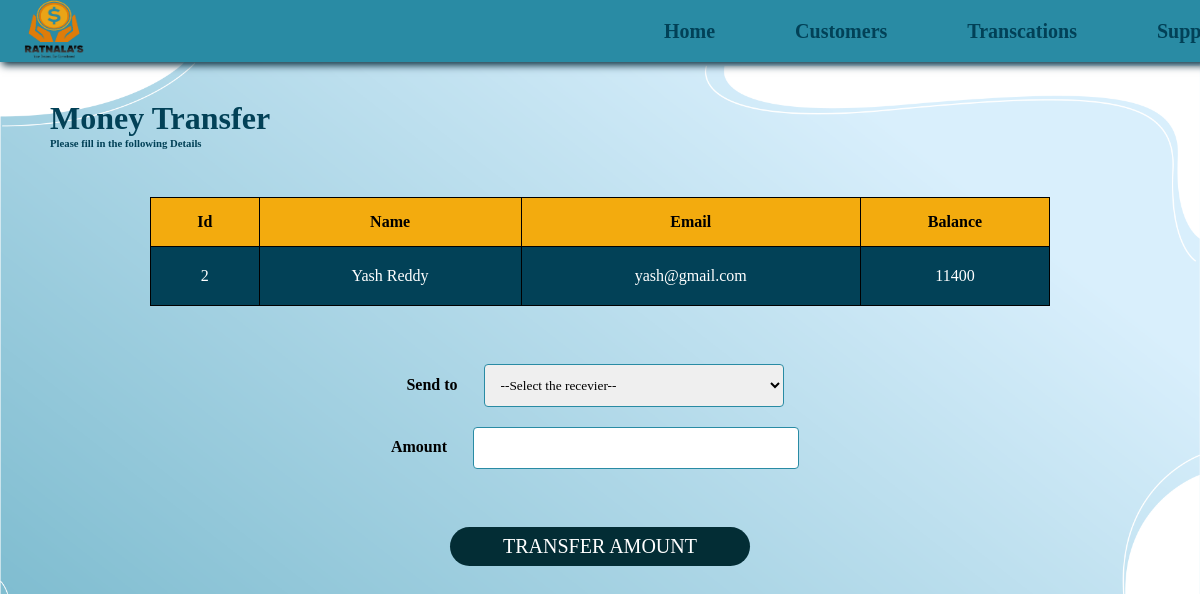
Page /moneytransfer.php?Id=2 on the committed database.
### tables this page shows
CREATE TABLE `customers` (
  `id` int(2) NOT NULL,
  `Name` varchar(20) NOT NULL,
  `Account Number` int(10) NOT NULL,
  `Email` varchar(50) NOT NULL,
  `Balance` float NOT NULL
);

### moneytransfer.php (the view, shortened to what this page needs)
<!DOCTYPE html>
<html lang="en">
<head>
    <link rel="stylesheet" href="./CSS/style1.css">
</head>
<body>
    <div class="nav-bar">
        <div class="profile">
            <a href="#"><img src="./Images/logo.png" alt="Person" width="60" height="60"></a>
        </div>
        <ul class="nav-bar-list">
            <li class="nav-item"><a href="./index.php">Home</a></li>
            <li class="nav-item"><a href="./customers.php">Customers</a></li>
            <li class="nav-item"><a href="./history.php">Transcations</a></li>
            <li class="nav-item"><a href="./support.html">Support</a></li>
        </ul>
    </div>
    <div class="head">
        <h1>Money Transfer</h1>
        <h6>Please fill in the following Details</h6>
    </div>
    <div style="text-align:center;">
        <?php
        include 'connection.php';
        $Id = $_GET['Id'];
        $sql = "SELECT * FROM  customers where Id=$Id";
        $result = mysqli_query($conn, $sql);
        $rows = mysqli_fetch_assoc($result);
        ?>
        <form method="post" Name="tcredit" class="tabletext"><br>
            <div class="container">
                <table class="customers-table">
                    <tr class="table-head">
                        <th>Id</th>
                        <th>Name</th>
                        <th>Email</th>
                        <th>Balance</th>
                    </tr>
                    <tr>
                        <td><?php echo $rows['id'] ?></td>
                        <td><?php echo $rows['Name'] ?></td>
                        <td><?php echo $rows['Email'] ?></td>
                        <td><?php echo $rows['Balance'] ?></td>
                    </tr>
                </table>
            </div>
            <br>
            <label><b>Send to</b></label>
            <select Name="to" class="form-control" required>
                <option value="" disabled selected>--Select the recevier--</option>
            </select>
            <br>
            <label><b>Amount</b></label>
            <input type="number" Name="amount" class="sup-number" required>
            <br>
            <br>
            <div>
                <button class="mt-btn" Name="submit" type="submit">Transfer Amount</button>
            </div>
        </form>
    </div>
</body>
</html>

### CSS/style1.css (style rules this page uses)
* { margin: 0; padding: 0; font-family: poppins; }
body { background: url(./bg.png); background-size: cover; background-repeat: no-repeat; background-position: left; background-attachment: fixed; font-family: sans-serif; }
a { text-decoration: none; }
ul li { list-style-type: none; }
.head { margin-top: 100px; margin-left: 50px; color: rgb(2, 65, 87); }
.nav-bar { background: #298ba4; display: flex; justify-content: space-between; align-items: center; padding: 1rem 1.5rem; box-shadow: 2px 3px 8px rgb(1, 39, 56); position: fixed; top: 0; left: 0; z-index: 1; overflow: hidden; width: 100%; height: 30px; position: fixed; }
.nav-bar-list { display: flex; align-items: right; margin-right: 150px; margin-left: 500px; font-size: 20px; right: 2%; }
.nav-item { margin-left: 5rem; float: right; }
.nav-bar-list a { font-weight: 600; color: rgb(2, 65, 87); }
.sup-text, .sup-number, .sup-email, select, .sup-textarea { width: 25%; padding: 12px; margin: 10px; border: 1px solid #298ba4; border-radius: 4px; resize: vertical; outline: none; }
label { padding: 12px 12px 12px 0; display: inline-block; }
.mt-btn { background-color: #032d35; border-radius: 25px; padding: 8px 15px; margin: 30px; font-size: 20px; width: 25%; text-transform: uppercase; font-weight: lighter; transition: 1s; color: #fff; border: none; }
.container { margin: 30px 150px 30px 150px; }
.customers-table { width: 100%; border: 1px solid black; border-collapse: collapse; text-align: center; }
th, td { border: 1px solid black; border-collapse: collapse; }
td { padding: 20px; }
th { padding: 15px; }
.table-head { background: rgb(243, 171, 14); }
tr:nth-child(even) { background-color: rgb(2, 65, 87); color: #fff; }

### rows in the picture
customers: id "2", Name "Yash Reddy", Email "yash@gmail.com", Balance "11400"
